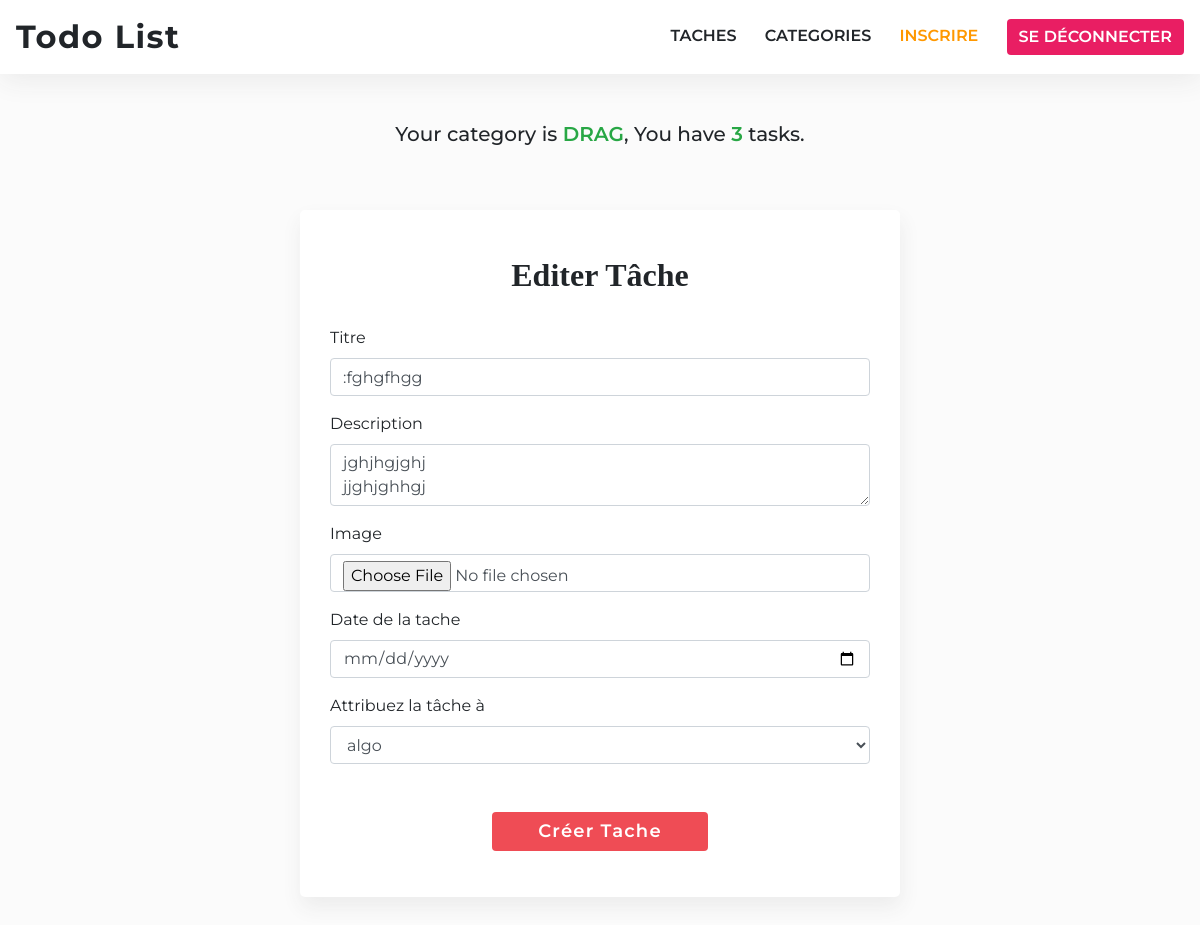
Screenshot of /edit/1 (signed in) with the database file from the repository.
### app/models/Model.py (models this page shows, shortened)
class Category(db.Model):
    id = db.Column(db.Integer, primary_key=True)
    title = db.Column(db.String(100), nullable=False)
    users = db.relationship('User', backref='category', lazy="dynamic")

class Task(db.Model):
    id = db.Column(db.Integer, primary_key=True)
    title = db.Column(db.String(100), nullable=False)
    description = db.Column(db.Text, nullable=False)
    complete = db.Column(db.Boolean, nullable=False,default=False)
    date = db.Column(db.DateTime, nullable=False, default=datetime.utcnow)
    image = db.Column(db.Text)
    user_id = db.Column(db.Integer, db.ForeignKey('user.id'), nullable=False)

### app/views/task.py (the view, shortened to what this page needs)
@task.route('/edit/<int:id>', methods=['GET', 'POST'])
@login_required
def edit_task(id):
  title = "Edit Tache"
  form = TaskForm()
  task = Task.query.filter_by(id=id).first()
  if request.method == 'GET':
    form.user.default = task.user.id
    form.process()
    form.description.data = task.description
    form.date.data = task.date
    return render_template('tasks/edit_task.html', title=title, form=form, task=task)

### app/forms/task.py
class TaskForm(FlaskForm):
    title = StringField(label="Titre", validators=[DataRequired()])
    description = StringField(label="Description", validators=[DataRequired()], widget=TextArea())
    image = FileField(validators=[FileRequired()])
    date = DateField('Date de la tache', validators=[Required()], format='%d/%m/%Y', default=datetime.today)
    user = SelectField('Attribuez la tâche à',choices=get_users())
    submit = SubmitField(label="Créer Tache")

### app/templates/tasks/edit_task.html (shortened to what this page needs)
{% extends "base.html" %} {% block title %}{{ title }}{% endblock %} {% block
content %}
<div class="container tasks-new-task col-md-6">
  <h2>Editer Tâche</h2>
  <form
    action="{{ url_for('task.edit_task', id=task.id) }}"
    method="POST"
    enctype="multipart/form-data"
  >
    <div class="form-group">
      <div class="form-group">
        {{ form.title.label }} {{ form.title(class='form-control',
        placeholder='Ajouter le titre de tache',
        value=task.title,
        autocomplete="off") }}
      </div>
      <div class="form-group">
        {{ form.description.label }} {{ form.description(class='form-control',
        value=task.description,
        placeholder='Ajouter la description de tache') }}
      </div>
      <div class="form-group">
        {{ form.image.label }} {{ form.image(class='form-control') }}
      </div>
      <div class="form-group">
        {{ form.date.label }} {{ form.date(class='form-control date datepicker')
        }}
      </div>
      <div class="form-group">
        {{ form.user.label }} {{ form.user(class='form-control') }}
      </div>
      <div class="form-group form-btn">
        {{ form.submit(class='btn btn-primary') }}
      </div>
    </div>
  </form>
</div>
{% endblock %}

### app/templates/base.html (shortened to what this page needs)
<!DOCTYPE html>
<html lang="en">
  <head>
    {% block head %}
    <link
      rel="stylesheet"
      href="{{ url_for('static', filename= 'css/font-awesome.min.css') }}"
    />
    <link
      rel="stylesheet"
      href="{{ url_for('static', filename= 'css/bootstrap.min.css') }}"
    />
    <link
      rel="stylesheet"
      href="{{ url_for('static', filename= 'css/bootstrap-datepicker3.min.css') }}"
    />
    <link
      rel="stylesheet"
      href="{{ url_for('static', filename= 'css/normalize.css') }}"
    />
    <link
      rel="stylesheet"
      href="{{ url_for('static', filename= 'css/beauty.css') }}"
    />
    {% endblock %}
  </head>
  <body>
    <nav class="navbar navbar-expand-lg navbar-light bg-light">
      <a class="navbar-brand" href="{{ url_for('home.index') }}">Todo List</a>
      {% if current_user.is_authenticated %}
      <div class="ml-auto navbar-right-links">
        <a class="ml-4" href="{{ url_for('task.tasks') }}">Taches</a>
        <a class="ml-4" href="{{ url_for('category.categories') }}">Categories</a>
        <a
          href="{{ url_for('auth.register') }}"
          class="ml-4 btn__register"
          >inscrire</a
        >
        <a href="{{ url_for('auth.logout') }}" class="btn btn-danger ml-4"
          >Se déconnecter</a
        >
      </div>
      {% endif %}
    </nav>
    {% if current_user.is_authenticated %}
    <div class="mt-5 text-center">
      <h5>Your category is <span>{{ current_user.category.title }}</span>, You have <span>{{ current_user.tasks.all()|length }}</span> tasks.
      </h5>
    </div>
    {% endif %}
    {% block content %} {% endblock %}
  </body>
</html>

### app/static/css/beauty.css (style rules this page uses)
* { font-family: "Montserrat", sans-serif; box-sizing: border-box; }
body { padding-bottom: 4rem; background: #fbfbfb; }
h1, h2, h4, p { font-family: "Arvo", serif; }
h5 > span { font-weight: 600; color: #28a745; }
.navbar { background: white !important; box-shadow: 1px 6px 28px #eaeaea; }
.navbar-light .navbar-brand { font-size: 2rem; font-weight: 700; color: #212529; letter-spacing: 1.5px; }
.btn__register { color: #ff9800 !important; }
.navbar-right-links a { text-decoration: none; color: #212529; font-weight: 600; text-transform: uppercase; transition: 0.3s all; }
.navbar-right-links .btn { color: white; background: #e91e63; border: none; }
.tasks-new-task { margin-top: 4rem; background: #fff; padding: 30px; box-shadow: 1px 10px 20px #ececec; border-radius: 5px; }
.tasks-new-task h2 { text-align: center; font-weight: 900; font-size: 2rem; margin: 1rem 0 2rem; color: #212529; text-transform: capitalize; }
.tasks-new-task form .form-btn { text-align: center; }
.tasks-new-task form .btn { font-size: 18px; letter-spacing: 1.2px; font-weight: 600; text-transform: capitalize; background: #ef4c55; color: white; border: none; width: 40%; margin: 2rem auto 0; }

### rows the page displays
Category: category "DRAG"
Task: title ":fghgfhgg", description "jghjhgjghj jjghjghhgj", user "algo"

### other values shown
{{ current_user.tasks.all()|length }} "3"
